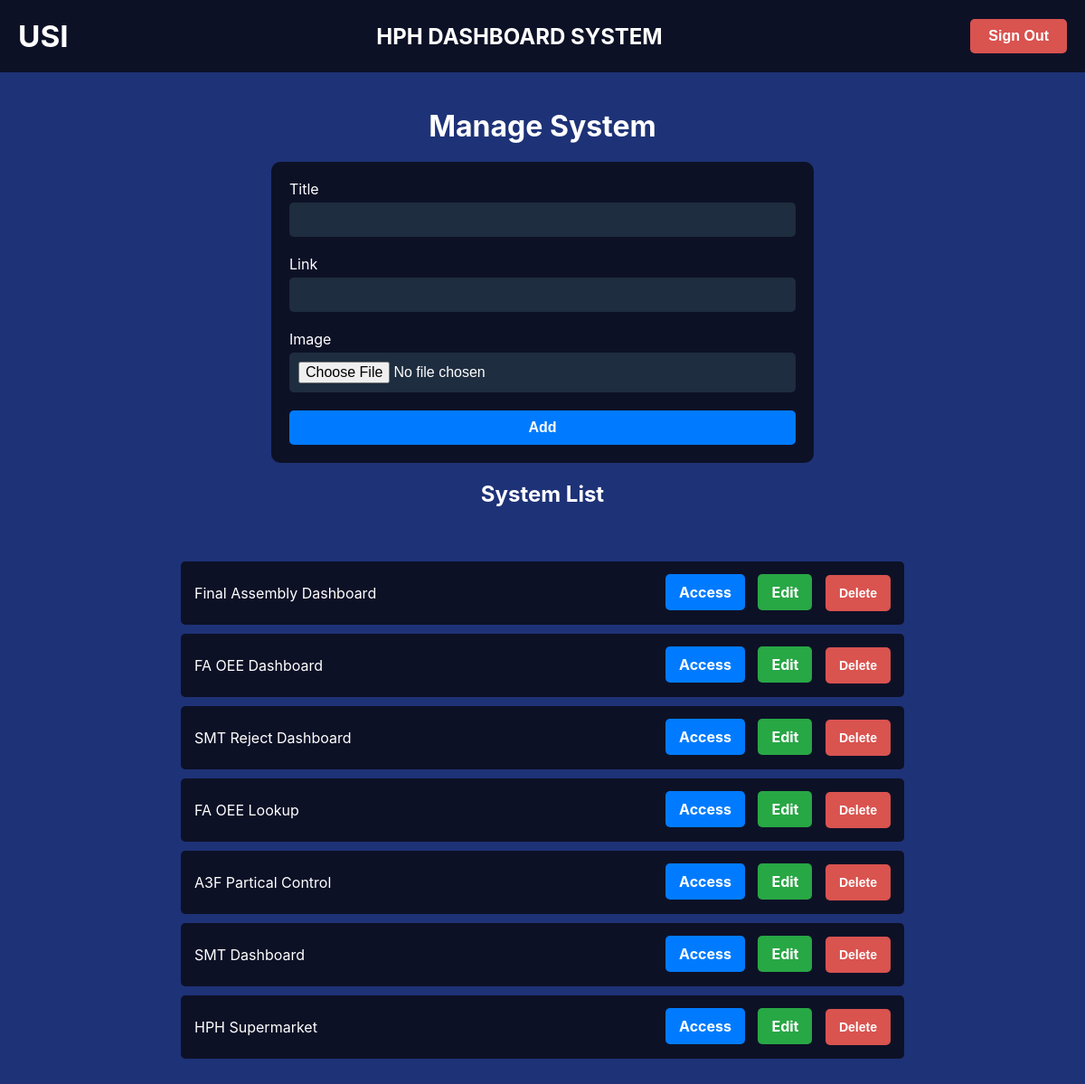
Page /manage/ (signed in) on the committed database.
### navigation/models.py (models this page shows, shortened)
class Page(models.Model):
    title = models.CharField(max_length=10000)
    link = models.URLField()
    image = models.ImageField(upload_to='page_image/', null=True, blank=True)
    class Meta:
        db_table = 'pages'

### navigation/views.py (the view, shortened to what this page needs)
# urls.py: path('manage/', views.manage_view, name='manage'),
@login_required
def manage_view(request):
   pages = Page.objects.all()
   return render(request, './manage/manage.html', {'pages': pages})

### navigation/templates/manage/manage.html (shortened to what this page needs)
{% load static %}
<!DOCTYPE html>
<html lang="en">
<head>
</head>
<body>
    <div id="header_container">
        <div id="logo" >USI</div>
        <h2>HPH DASHBOARD SYSTEM</h2>
        <form method="POST" action="{% url 'logout' %}" enctype="multipart/form-data">
            <button type="submit" class="logout_button">Sign Out</button>
        </form>
    </div>
    <div id="content_container">
        <h1>Manage System</h1>
        <div class="form_container">
            <form method="POST" enctype="multipart/form-data">
                <div class="form_group">
                    <label for="title">Title</label>
                    <input type="text" id="title" name="title" required>
                </div>
                <div class="form_group">
                    <label for="link">Link</label>
                    <input type="url" id="link" name="link" required>
                </div>
                <div class="form_group">
                    <label for="image">Image</label>
                    <input type="file" id="image" name="image" enctype="multipart/form-data" required>
                </div>
                <button type="submit" class="submit_button">Add</button>
            </form>
        </div>
        <h2>System List</h2>
        <div class="list_container">
            {% for page in pages %}
                <div class="list_item">
                    <span>{{ page.title }}</span>
                    <div>
                        <a href="{{ page.link }}" target="_blank" target="_blank" class="access_button">Access</a>
                        <a href="{% url 'edit' page.id %}" class="edit_button">Edit</a>
                        <form method="POST" action="{% url 'delete' page.id %}" style="display:inline;" onsubmit="return confirm('Are you sure you want to delete this item?');">
                            <button type="submit" class="delete_button">Delete</button>
                        </form>
                    </div>
                </div>
            {% endfor %}
        </div>
    </div>
</body>
</html>

### rows in the picture
Page: title "Final Assembly Dashboard"
Page: title "FA OEE Dashboard"
Page: title "SMT Reject Dashboard"
Page: title "FA OEE Lookup"
Page: title "A3F Partical Control"
Page: title "SMT Dashboard"
Page: title "HPH Supermarket"
